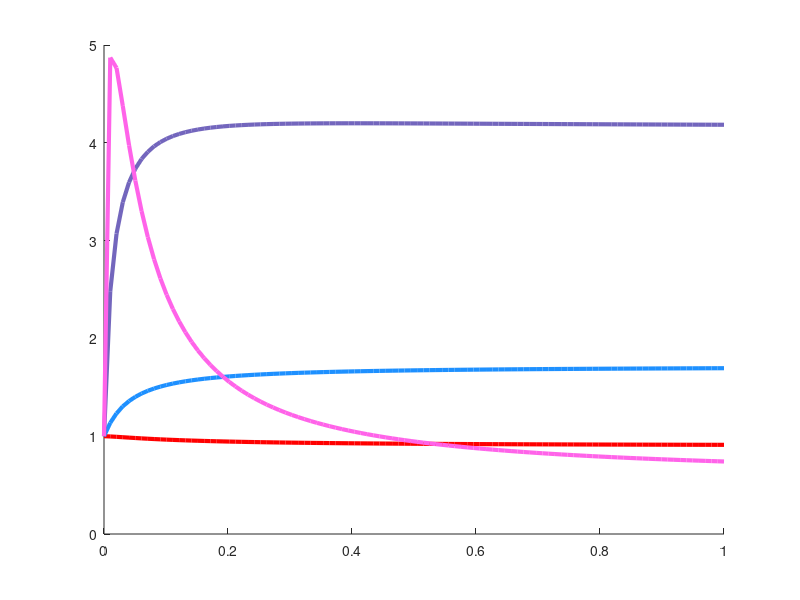

This figure's MATLAB source: (Note: this script raises an error after producing the figure.)
R = 3;
T = 5;
P = 1;
S = 0;
n = 10;                     
N_vals = [3, 10, 100, 1000];
w_vals = linspace(0, 1, 100);

a = n*R;
b = S+(n-1)*P;
c = T+(n-1)*P;
d = n*P;

results = zeros(length(N_vals), length(w_vals));
for j = 1:length(N_vals)
    N = N_vals(j);
    for k = 1:length(w_vals)
        w = w_vals(k);
        if w == 0                        %(not dividing log by 0)
            results(j,k) = 1; 
            continue;
        end
        cumulative_sum = 0;
        cumulative_logprod = 0;
        for i = 1:N-1
            F_i = (a*(i-1)+b*(N-i))/(N-1);
            G_i = (c*i+d*(N-i-1))/(N-1);
            f_i = 1-w+w*F_i;
            g_i = 1-w+w*G_i;
            cumulative_logprod = cumulative_logprod+log(g_i/f_i);
            cumulative_sum = cumulative_sum+exp(cumulative_logprod);
        end
        results(j,k) = N/(1+cumulative_sum);
    end
end

figure;
hold on
plot(w_vals, results(1,:), 'Color', 'r', 'LineWidth', 3);
plot(w_vals, results(2,:), 'Color', '#1e90ff', 'LineWidth', 3);
plot(w_vals, results(3,:), 'Color', '#7366BD', 'LineWidth', 3);
plot(w_vals, results(4,:), 'Color', '#FF63E9', 'LineWidth', 3);
yline(1, '--k', 'LineWidth', 3);

xlabel('Selection intensity, w');
ylabel('Rate of evolution, N\rho_{TFT}');
legend({'N=3', 'N=10', 'N=100','N=1000'}, 'Location', 'east');
set(gca, 'FontSize', 25);
grid on;
ylim([0,5]);
